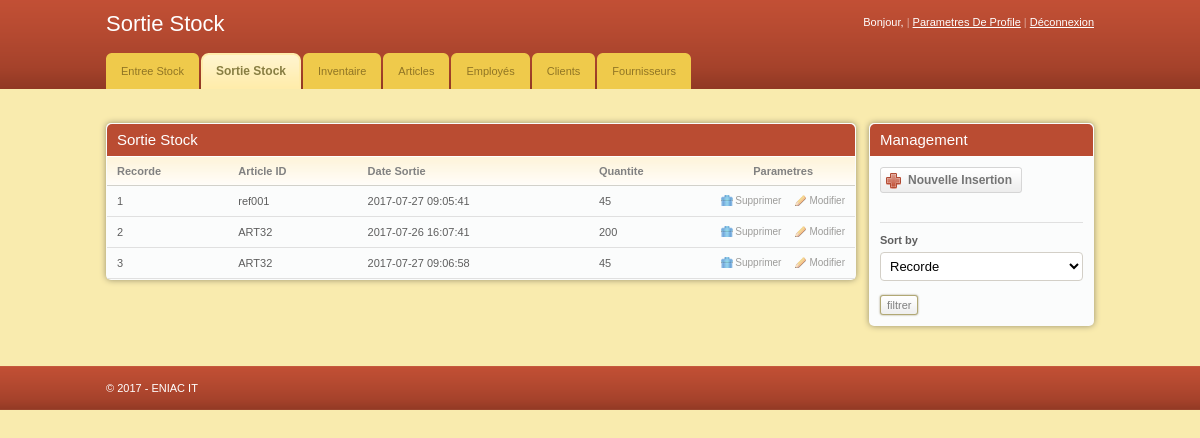
Page /Employ00/sortie_stock.php (signed in) on the committed database.
### tables this page shows
CREATE TABLE `sortie_stock` (
  `req_sortie` int(11) NOT NULL,
  `art_id` varchar(15) NOT NULL,
  `date_sortie` timestamp NOT NULL DEFAULT CURRENT_TIMESTAMP ON UPDATE CURRENT_TIMESTAMP,
  `qnte_sortie` int(11) DEFAULT NULL
);

### Employ00/sortie_stock.php (the view, shortened to what this page needs)
<?php
if ( $_SESSION['logged_in'] != 1 ) {
  $_SESSION['message'] = "You must log in before viewing your profile page!";
  header("location: error.php");
}
else {
    $first_name = $_SESSION['first_name'];
}
?>
<!DOCTYPE html PUBLIC "-//W3C//DTD XHTML 1.0 Transitional//EN" "http://www.w3.org/TR/xhtml1/DTD/xhtml1-transitional.dtd">
<html xmlns="http://www.w3.org/1999/xhtml">
<head>
	<link rel="stylesheet" href="css/style.css" type="text/css" media="all" />
</head>
<body>
<div id="header">
	<div class="shell">
		<div id="top">
			<h1><a href="#">Sortie Stock</a></h1>
			<div id="top-navigation">
				Bonjour, <a href="profile.php"><strong><?php echo $first_name ; ?></strong></a>
				<span>|</span>
				<a href="modif/modif_usr.php">Parametres De Profile</a>
				<span>|</span>
				<a href="logout.php">Déconnexion</a>
			</div>
		</div>
		<div id="navigation">
			<ul>
			    <li><a href="entree_stock.php"  ><span>Entree Stock</span></a></li>
			    <li><a href="sortie_stock.php" class="active"><span>Sortie Stock</span></a></li>
			    <li><a href="inven_stock.php"><span>Inventaire</span></a></li>
			    <li><a href="article.php"><span>Articles</span></a></li>
			    <li><a href="employee.php"><span>Employés</span></a></li>
			    <li><a href="client.php"  ><span>Clients</span></a></li>
			    <li><a href="fournisseur.php" ><span>Fournisseurs</span></a></li>
			</ul>
		</div>
	</div>
</div>
<div id="container">
	<div class="shell">
		<br />
		<div id="main">
			<div id="content">
				<div class="box">
					<div class="box-head">
						<h2 class="left">Sortie Stock</h2>
					</div>
					<div class="table">
						<table width="100%" border="0" cellspacing="0" cellpadding="0">
							<tr>
								<th>Recorde</th>
								<th>Article ID</th>
								<th>Date Sortie</th>
								<th>Quantite</th>
								<th width="110" class="ac">Parametres</th>
							</tr>
							<?php
							$dbt = new PDO('mysql:host=localhost;dbname=gestion_stock','root','');
							if (isset($_POST['filtre_type']) && isset($_POST['filtre'])) {
								$sql="SELECT * FROM sortie_stock order by ".$_POST['filtre_type']."";
							}
							else $sql = "SELECT * FROM sortie_stock order by req_sortie";
	$reps=$dbt->query($sql);
	while($donne = $reps->fetch())
	{
		echo  "<tr>
								<td>".$donne['req_sortie']."</td>
								<td>".$donne['art_id']."</td>
								<td>".$donne['date_sortie']."</td>
								<td>".$donne['qnte_sortie']."</td>
								<td><a href='http://localhost/Employ00/sortie_stock.php?sup=1&req_sortie=".$donne['req_sortie']."' class='ico del'>Supprimer</a><a href='http://localhost/Employ00/modif/modif_srt.php?req_sortie=".$donne['req_sortie']."' class='ico edit'>Modifier</a></td>
							</tr> " ;
	}
	echo '</table>';
	?>
					</div>
				</div>
			</div>
			<div id="sidebar">
				<div class="box">
					<div class="box-head">
						<h2>Management</h2>
					</div>
					<div class="box-content">
						<a href="#" class="add-button" onclick='toggle("add_new_clnt")'><span >Nouvelle Insertion</span></a>
						<div class="cl">&nbsp;</div><br>
						<form class="sort" method="post" action="sortie_stock.php">
							<label>Sort by</label>
							<select class="field" name="filtre_type">
						 		<option name='filtre_type' value="req_sortie">Recorde</option>
							</select> <br>
							<input class="button" type="submit" name="filtre" value="filtrer">
						</form>
					</div>
				</div>
			</div>
		</div>
	</div>
</div>
<div id="footer">
	<div class="shell">
		<span class="left">&copy; 2017 - ENIAC IT</span>
	</div>
</div>
</body>
</html>

### Employ00/css/style.css (style rules this page uses)
* { padding:0; margin:0; outline:0; }
body { background:#f9ebae; font-family: Verdana, sans-serif; font-size:11px; line-height:14px; color:#5e5e5e; }
input, textarea, select { font-family: Verdana, sans-serif; font-size:13px; }
.field { border:solid 1px #d3cfc7; background:#fff; padding:5px; }
.button { background:#eee url(images/button.gif) repeat-x 0 0; border:solid 1px #b1a874; color:#7f7f7f; font-size:11px; padding:2px 6px 2px 6px; cursor:pointer; line-height:14px !important; }
a { color:#ba4c32; text-decoration: underline; cursor:pointer; }
.left, .alignleft { float:left; display:inline; }
.ac { text-align: center !important; }
h1 { font-size:22px; line-height:24px; color:#fff; font-weight: normal; }
h1 a { color:#fff; text-decoration: none; }
h2 { font-size:15px; font-weight: normal; }
.shell { width:988px; margin:0 auto; }
#header { height:89px; background:url(images/header.gif); white-space:nowrap; }
#header h1 { float:left; display:inline; padding-top:12px; }
#top-navigation { float:right; white-space:nowrap; color:#fff; padding-top:15px; }
#top-navigation a { color:#fff; }
#top-navigation span { color:#dca598; }
#top { height:53px; }
#navigation { height:36px; }
#navigation ul { list-style-type: none; }
#navigation ul li { float:left; display:inline; margin-right:2px; }
#navigation ul li a, #navigation ul li a span { float:left; height:36px; background:url(images/tab.gif) no-repeat 0 0; padding:0 0 0 15px; }
#navigation ul li a span { background-position:right 0; padding:0 15px 0 0; }
#navigation ul li a { line-height:36px; color:#907525; text-decoration: none; }
#navigation ul li a.active, #navigation ul li a:hover { background-position:0 bottom; }
#navigation ul li a.active span, #navigation ul li a:hover span { background-position:right bottom; }
#navigation ul li a.active { font-size:12px; font-weight: bold; color:#887e42; }
#container { padding:20px 0; }
#content { float:left; width:750px; }
#sidebar { float:right; width:225px; }
.table th { background:#fffdfa url(images/th.gif) repeat-x 0 0; color:#818181; text-align: left; padding:7px 10px; border-bottom:solid 1px #d2d1cb; }
.table td { background:#fbfcfc; border-bottom:solid 1px #e0e0e0; padding:8px 10px; }
.box { background:#fbfcfc; height:100%; padding:1px; margin-bottom:20px; }
.box-head { background:#ba4c32; height:32px; color:#fff; padding: 0 10px; line-height:32px; white-space:nowrap; border-bottom:solid 1px #fff; }
a.ico { color:#9d9c9a; font-size:10px; text-decoration: none; padding:0 0 0 14px; background-repeat:no-repeat; background-position:0 0; }
a.del { background-image:url(images/del.gif) }
a.edit { background-image:url(images/edit.gif); margin-left:14px; }
.box-content { padding:10px; }
.sort { border-top:solid 1px #e0e0e0; padding-top:10px; margin-top:15px; }
.sort label { display:block; font-weight: bold; }
.sort .field { display:block; margin-top:5px; }
.sort select.field { width:203px; }
.add-button, .add-button span { float:left; height:26px; background:url(images/add-button.gif) no-repeat 0 0; padding:0 0 0 28px; }
.add-button span { background-position:right 0; padding:0 10px 0 0; }
.add-button { font-weight: bold; font-size:12px; color:#747474; text-decoration: none; line-height:26px; }
#footer { height:44px; background:url(images/footer.gif); line-height:44px; color:#fff; }
.box { -moz-border-radius:5px; -webkit-border-radius:5px; -moz-box-shadow: 0 0 6px #978f6c; -webkit-box-shadow: 0 0 6px #978f6c; }
.box-head { -moz-border-radius-topleft:5px; -moz-border-radius-topright:5px; -webkit-border-top-left-radius:5px; -webkit-border-top-right-radius:5px; }
.field, .button { -moz-border-radius:4px; -webkit-border-radius:4px; }
.small-field, .button, .pagging a { -moz-border-radius:3px; -webkit-border-radius:3px; }
.button { -moz-box-shadow: 0 0 2px #978f6c; -webkit-box-shadow: 0 0 2px #978f6c; }

### rows in the picture
sortie_stock: req_sortie "1", art "ref001", date_sortie "2017-07-27 09:05:41", qnte_sortie "45"
sortie_stock: req_sortie "2", art "ART32", date_sortie "2017-07-26 16:07:41", qnte_sortie "200"
sortie_stock: req_sortie "3", art "ART32", date_sortie "2017-07-27 09:06:58", qnte_sortie "45"
